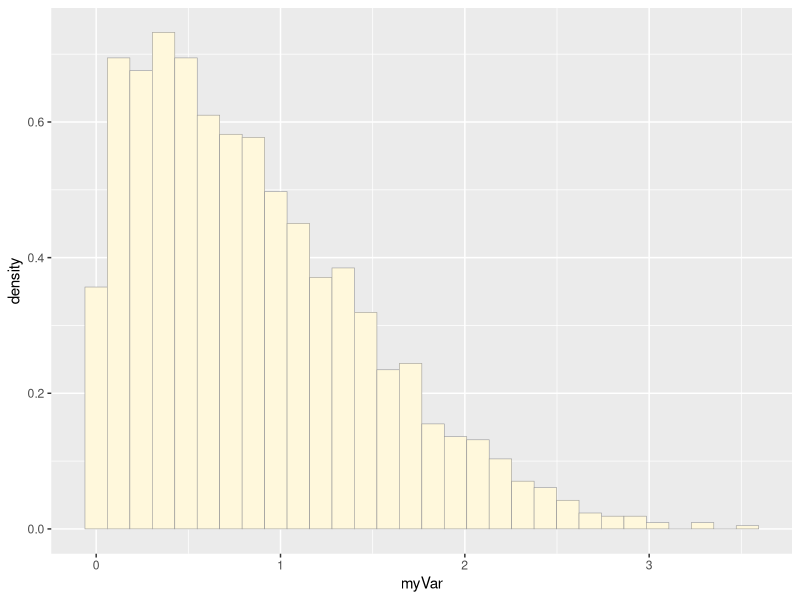
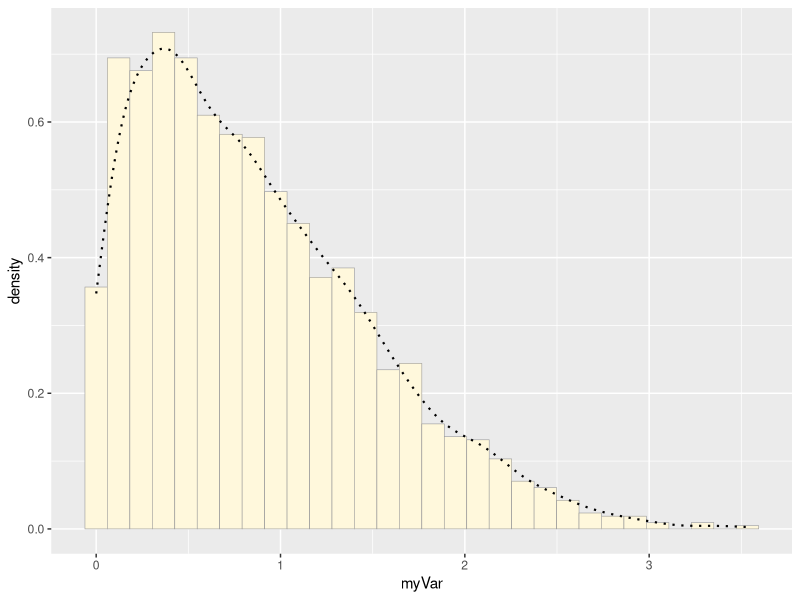
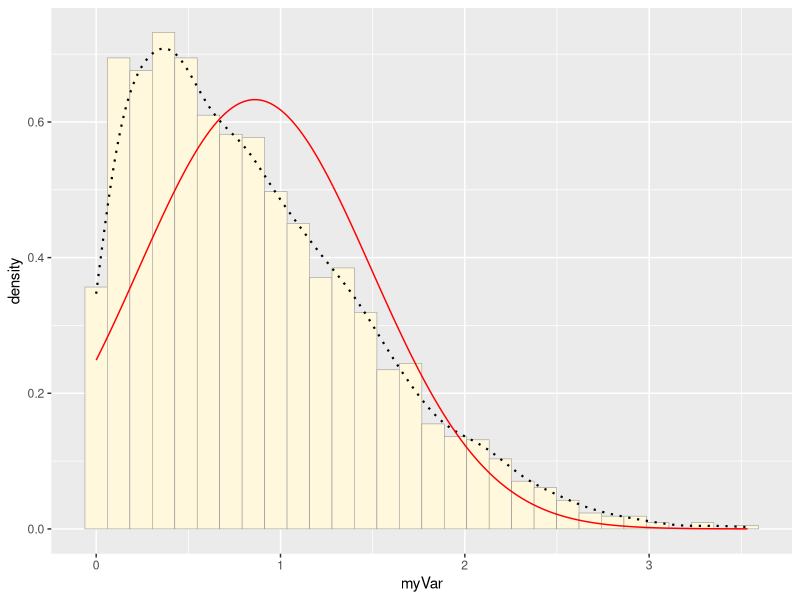
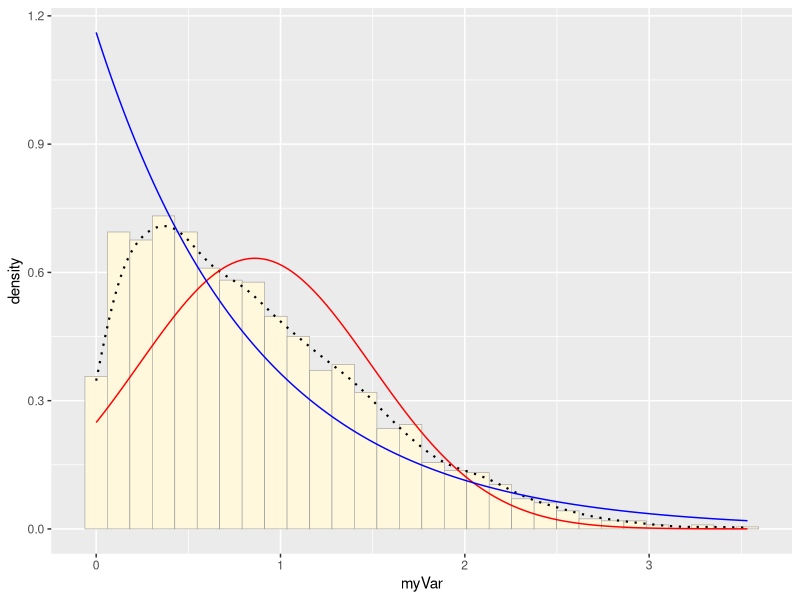
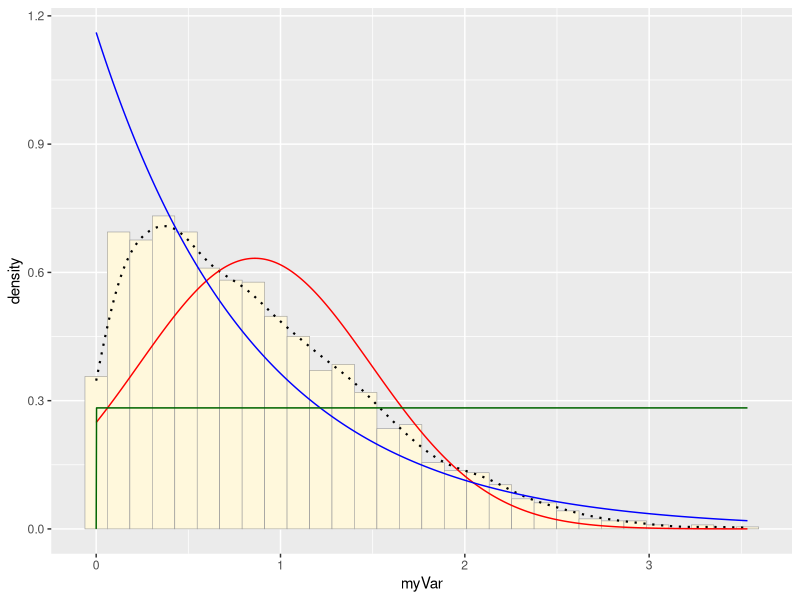
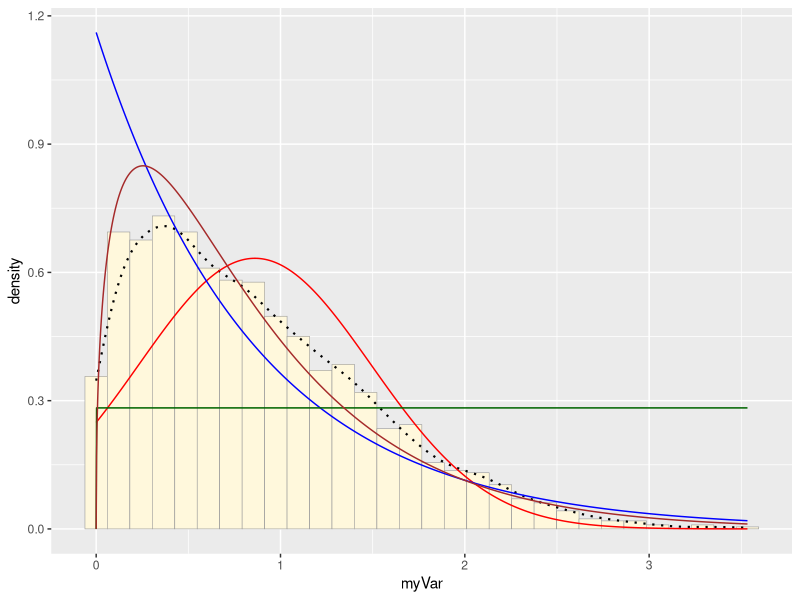
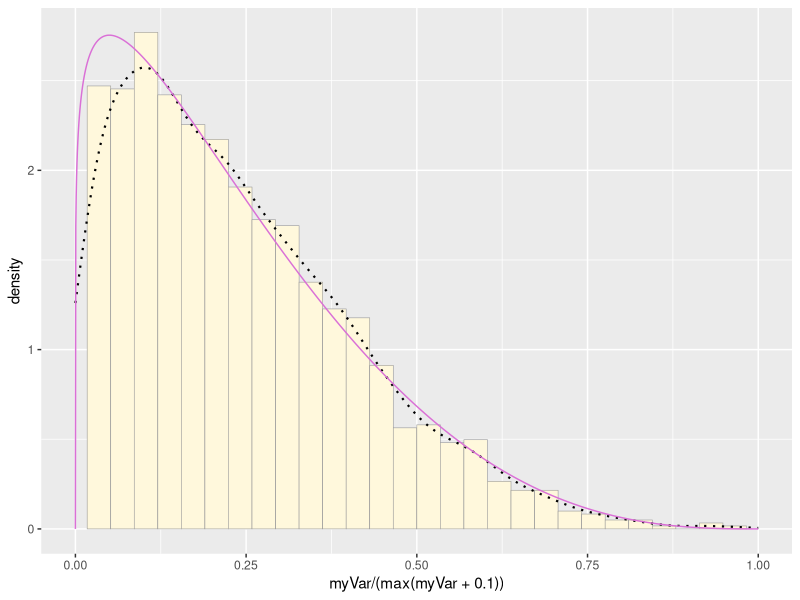
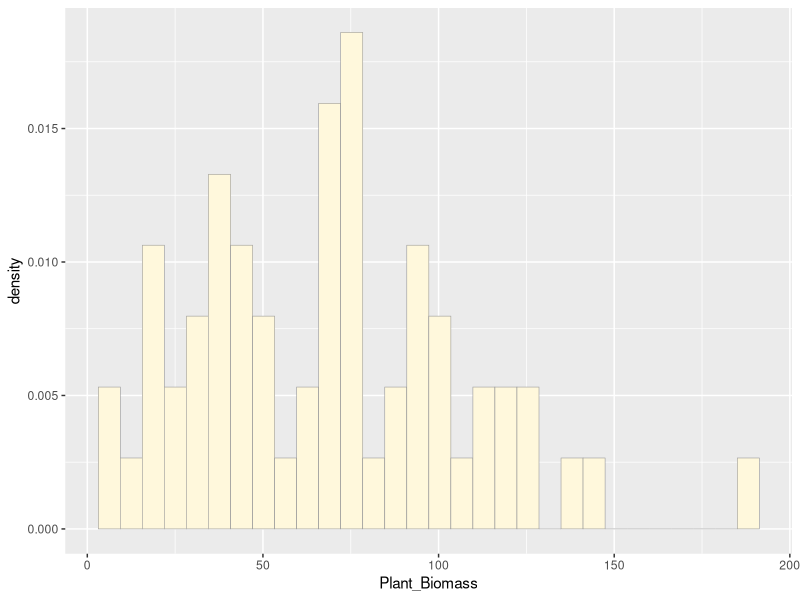

Recreate these plots in R, in order.
## ---- chunk 1
knitr::opts_chunk$set(echo = TRUE)
## ---- chunk 2
library(ggplot2) # for graphics
library(MASS) # for maximumum likelihood estimation
library(dplyr)
# quick and dirty, a truncated normal distribution to work on the solution set

z <- rnorm(n=3000,mean=0.2)
z <- data.frame(1:3000,z)
names(z) <- list("ID","myVar")
z <- z[z$myVar>0,]
str(z)
summary(z$myVar)
## ---- chunk 3
p1 <- ggplot(data=z, aes(x=myVar, y=..density..)) +
  geom_histogram(color="grey60",fill="cornsilk",size=0.2) 
print(p1)
## ---- chunk 4
p1 <-  p1 +  geom_density(linetype="dotted",size=0.75)
print(p1)
## ---- chunk 5
normPars <- fitdistr(z$myVar,"normal")
print(normPars)
str(normPars)
normPars$estimate["mean"] # note structure of getting a named attribute
## ---- chunk 6
meanML <- normPars$estimate["mean"]
sdML <- normPars$estimate["sd"]

xval <- seq(0,max(z$myVar),len=length(z$myVar))

 stat <- stat_function(aes(x = xval, y = ..y..), fun = dnorm, colour="red", n = length(z$myVar), args = list(mean = meanML, sd = sdML))
 p1 + stat
 
expoPars <- fitdistr(z$myVar,"exponential")
rateML <- expoPars$estimate["rate"]

stat2 <- stat_function(aes(x = xval, y = ..y..), fun = dexp, colour="blue", n = length(z$myVar), args = list(rate=rateML))
 p1 + stat + stat2
 
 stat3 <- stat_function(aes(x = xval, y = ..y..), fun = dunif, colour="darkgreen", n = length(z$myVar), args = list(min=min(z$myVar), max=max(z$myVar)))
 p1 + stat + stat2 + stat3

## ---- chunk 7
gammaPars <- fitdistr(z$myVar,"gamma")
shapeML <- gammaPars$estimate["shape"]
rateML <- gammaPars$estimate["rate"]

stat4 <- stat_function(aes(x = xval, y = ..y..), fun = dgamma, colour="brown", n = length(z$myVar), args = list(shape=shapeML, rate=rateML))
 p1 + stat + stat2 + stat3 + stat4
 
 pSpecial <- ggplot(data=z, aes(x=myVar/(max(myVar + 0.1)), y=..density..)) +
  geom_histogram(color="grey60",fill="cornsilk",size=0.2) + 
  xlim(c(0,1)) +
  geom_density(size=0.75,linetype="dotted")

betaPars <- fitdistr(x=z$myVar/max(z$myVar + 0.1),start=list(shape1=1,shape2=2),"beta")
shape1ML <- betaPars$estimate["shape1"]
shape2ML <- betaPars$estimate["shape2"]

statSpecial <- stat_function(aes(x = xval, y = ..y..), fun = dbeta, colour="orchid", n = length(z$myVar), args = list(shape1=shape1ML,shape2=shape2ML))
pSpecial + statSpecial

## ---- chunk 8

library(ggplot2) # for graphics
library(MASS) # for maximumum likelihood estimation
library(dplyr) 


z <-read.csv("Li_Soil_Dataset.csv",header=TRUE, sep=",")

str(z)
z<-na.omit(z)
z$Plant_Biomass <- z$Plant.biomass..g.
summary(z)

p1<- ggplot(z, aes(x=Plant_Biomass, y=after_stat(density))) +
  geom_histogram(color="grey60",fill="cornsilk",size=0.2)
print(p1)



p1<- ggplot(z, aes(x=Plant_Biomass, y=after_stat(density),xmin=0)) +
  geom_histogram(color="grey60",fill="cornsilk",size=0.2)

print(p1)

p1 <-  p1 +  geom_density(linetype="dotted",size=0.75)
print(p1) #Add empirical density curve


normPars <- fitdistr(z$Plant_Biomass,"normal")
print(normPars)
str(normPars)
normPars$estimate["mean"] # note structure of getting a named attribute

meanML <- normPars$estimate["mean"]
sdML <- normPars$estimate["sd"]

xval <- seq(0,max(z$Plant_Biomass),len=length(z$Plant_Biomass))

stat <- stat_function(aes(x = xval, y = ..y..), fun = dnorm, colour="red", n = length(z$Plant_Biomass), args = list(mean = meanML, sd = sdML))
p1 + stat


expoPars <- fitdistr(z$Plant_Biomass,"exponential")
rateML <- expoPars$estimate["rate"]

stat2 <- stat_function(aes(x = xval, y = ..y..), fun = dexp, colour="blue", n = length(z$Plant_Biomass), args = list(rate=rateML))
p1 + stat + stat2

stat3 <- stat_function(aes(x = xval, y = ..y..), fun = dunif, colour="darkgreen", n = length(z$Plant_Biomass), args = list(min=min(z$Plant_Biomass), max=max(z$Plant_Biomass)))
p1 + stat + stat2 + stat3


gammaPars <- fitdistr(z$Plant_Biomass,"gamma")
shapeML <- gammaPars$estimate["shape"]
rateML <- gammaPars$estimate["rate"]

stat4 <- stat_function(aes(x = xval, y = ..y..), fun = dgamma, colour="brown", n = length(z$Plant_Biomass), args = list(shape=shapeML, rate=rateML))
p1 + stat + stat2 + stat3 + stat4


pSpecial <- ggplot(data=z, aes(x=Plant_Biomass/(max(Plant_Biomass + 0.1)), y=..density..)) +
  geom_histogram(color="grey60",fill="cornsilk",size=0.2) + 
  xlim(c(0,1)) +
  geom_density(size=0.75,linetype="dotted")

betaPars <- fitdistr(x=z$Plant_Biomass/max(z$Plant_Biomass + 0.1),start=list(shape1=1,shape2=2),"beta")
shape1ML <- betaPars$estimate["shape1"]
shape2ML <- betaPars$estimate["shape2"]

statSpecial <- stat_function(aes(x = xval, y = ..y..), fun = dbeta, colour="orchid", n = length(z$Plant_Biomass), args = list(shape1=shape1ML,shape2=shape2ML))
pSpecial + statSpecial

